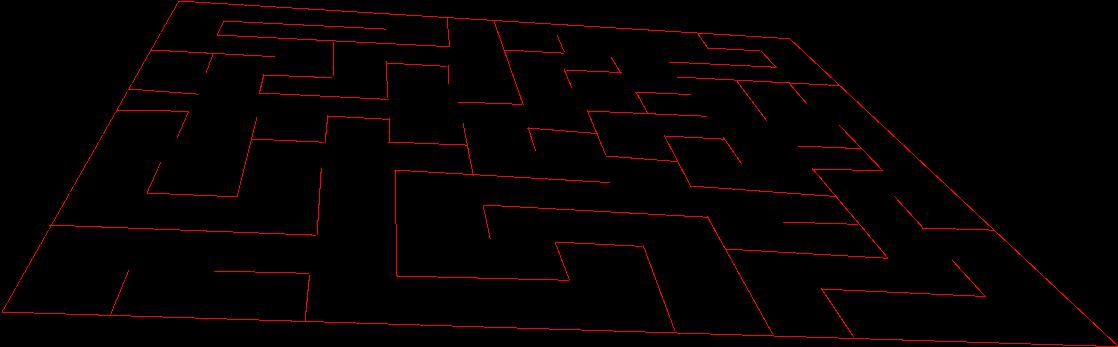
#> input picture MicroMouse/reconstructed_walls.jpg, 1118 x 347 px
$ python maze_corners_highlight.py
#> lines starting #> are read from the running program, lines starting #| are printed output that depends on the picture; after the words box and inside, x2 and y2 are one past the last pixel; in counts of white or black regions, pixels touching at a corner belong together
### MicroMouse/harris_corner_detection_method.py
import cv2
import numpy as np

img = cv2.imread('reconstructed_walls.jpg')
#> img is the input picture: shape (347, 1118, 3); mean B, G, R 1.7, 1.4, 6.2
gray_img = cv2.cvtColor(img, cv2.COLOR_BGR2GRAY)
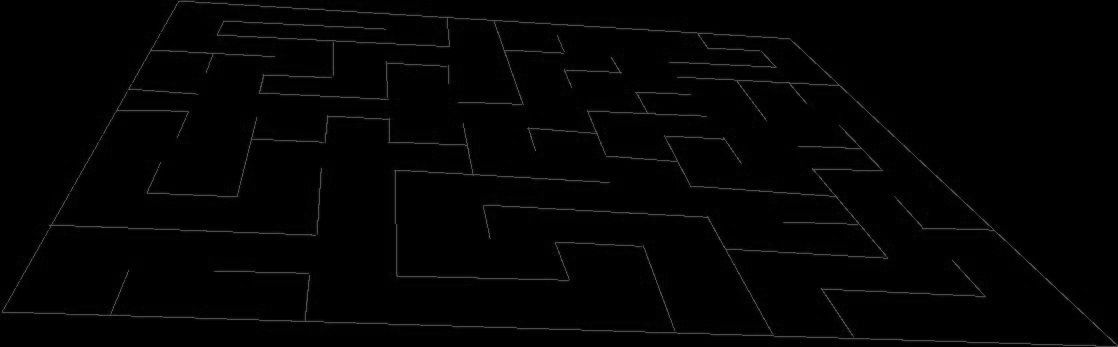
#> gray_img: shape (347, 1118); min 0, max 115, mean 2.9

# Harris corner detection

corners = cv2.goodFeaturesToTrack(gray_img, maxCorners=500, qualityLevel=0.001, minDistance=1, useHarrisDetector=True, k= 0.1)
#> corners = 305 rows, first 8: [263, 75], [129, 89], [723, 138], [395, 170], [528, 128], [327, 116], [821, 288], [449, 19]
corners = np.int0(corners)
count = 0
corners_coords = []
for c in corners:
       corners_coords.append(c)
       count += 1
       x, y = c.ravel()
       cv2.circle(img, center=(x, y), radius=2, color=(0, 255, 0), thickness=-1, )
#> this loop made 305 passes
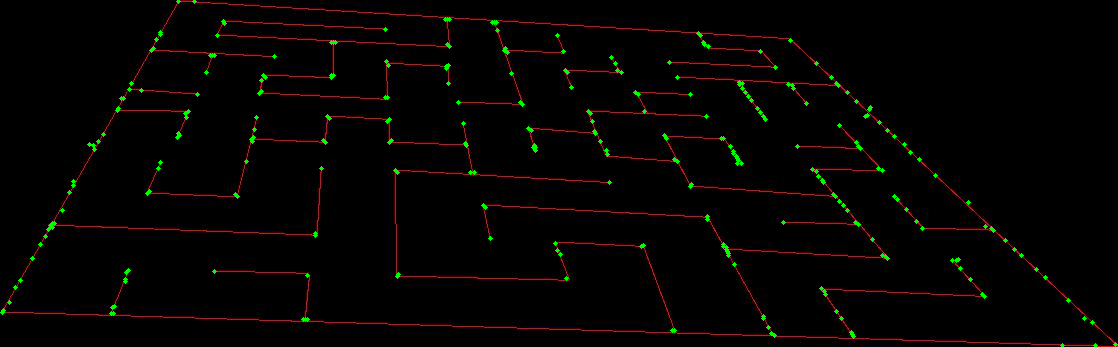
#> img: shape (347, 1118, 3); 0.93% of pixels changed, all inside (x1, y1, x2, y2) = (0, 0, 1118, 347)
#> after the loop, corners_coords = 305 items, first 6: [[263, 75]], [[129, 89]], [[723, 138]], [[395, 170]], [[528, 128]], [[327, 116]]; count = 305


for corner in corners:
    x, y = corner.ravel()
    cv2.circle(img, (x, y), radius=2, color=(0, 255, 0), thickness=-1)

# Save the image with marked corners
cv2.imwrite('walls_with_corners_harris_initial_pass.jpg', img)
# [7 lines of commented-out code are left out]

### MicroMouse/convex_hull.py
from harris_corner_detection_method import corners_coords, corners
import cv2
import numpy as np
import math


def dist(p1, p2):
    x1, x2, y1, y2 = *p1, *p2
    d = ((x2 - x1) ** 2) + ((y2 - y1) ** 2)
    d = math.sqrt(d)
    return d


def orentation(p1, p2, p3):
    x1, y1, x2, y2, x3, y3 = *p1, *p2, *p3
    a = (y3 - y2) * (x2 - x1) - (y2 - y1) * (x3 - x2)
    # if a > 120:
        # return -1
    if a > 80:
        return 1
    return -1


def gift_wrapping(points):
    # Convert the points to a list of NumPy arrays
    points = [point[0] for point in points]
#> points = 305 pairs, first value 2 to 1115, second value 1 to 345

    # Find the point with the minimum x-coordinate
    on_hull = min(points, key=lambda p: p[0])
#> on_hull = [2, 312]

    hull = []
    while True:
        hull.append(on_hull)
        next_point = points[0]
        for point in points:
            o = orentation(on_hull, next_point, point)
            dist_comparison = (dist(on_hull, point) > dist(on_hull, next_point))
            if (next_point == on_hull).all() or o == 1 or (o == 0 and dist_comparison):
                next_point = point
        on_hull = next_point
        if np.array_equal(on_hull, hull[0]):
            break
#> this loop made 10 passes


    return hull


convex_hull = gift_wrapping(corners_coords)

img = cv2.imread('reconstructed_walls.jpg')
count = 0
for i in convex_hull:
       count += 1
       x, y = i.ravel()
       cv2.circle(img, center=(x, y), radius=2, color=(0, 255, 0), thickness=-1)
#> this loop made 10 passes
#> i on passes 1 to 10: [2, 312], [1062, 345], [1115, 344], [1092, 322], [870, 107], [790, 40], [698, 33], [194, 1], [178, 1], [89, 144]

# Mark the points on the original image
for point in convex_hull:
    x, y = point.astype(int)
    cv2.circle(img, (x, y), radius=5, color=(0, 255, 0), thickness=-1)
#> this loop made 10 passes
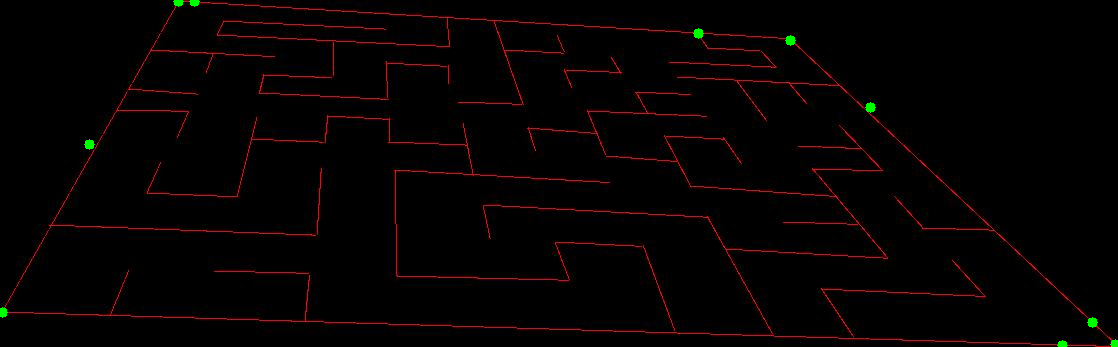
#> img: shape (347, 1118, 3); mean B, G, R 1.7, 1.8, 6.1

# Draw lines connecting the points
hull_points = np.array(convex_hull, dtype=np.int32)
# cv2.polylines(img, [hull_points], isClosed=True, color=(0, 255, 0), thickness=2)

# Save the image
cv2.imwrite('walls_with_hull_points.jpg', img)


# cv2.imshow('Maze with Corners', img)
#
# cv2.waitKey(0)
# print(count)

### MicroMouse/maze_corners_highlight.py
from convex_hull import convex_hull
import cv2
import numpy as np
import math

# Load your image
image = cv2.imread('reconstructed_walls.jpg')  # Replace 'your_image.jpg' with your image path

# Your list of coordinates
coordinates = convex_hull

# Convert the list of coordinates to a NumPy array
points = np.array(coordinates)

# Fit the quadrilateral (4-sided polygon) around the points
if len(points) == 4:
    # If there are exactly 4 points, assume they form a quadrilateral
    quad = points
else:
    # If there are more than 4 points, you can use some method to find the 4 corners of the quadrilateral
    # For example, you can use the convex hull to find the outermost points and fit a quadrilateral around them
    hull = cv2.convexHull(points, returnPoints=False)
    indices = hull.squeeze()
    quad = points[indices]

# Draw the quadrilateral in white on the image
# cv2.polylines(image, [quad], isClosed=True, color=(255, 255, 255), thickness=2)  # Draw the quadrilateral in white

# Display the image with the quadrilateral
# cv2.imshow('Image with Quadrilateral', image)
# cv2.waitKey(0)
# cv2.destroyAllWindows()

i = 0
while i < len(quad) - 1:
    x1, y1 = quad[i]
    x2, y2 = quad[i + 1]
    d = (x2 - x1) ** 2 + (y2 - y1) ** 2
    d = math.sqrt(d)
    if d <= 80:
        quad = np.delete(quad, i+1, axis=0)
    else:
        i += 1
#> this loop made 8 passes

cv2.polylines(image, [quad], isClosed=True, color=(255, 255, 255), thickness=2)  # Draw the quadrilateral in white
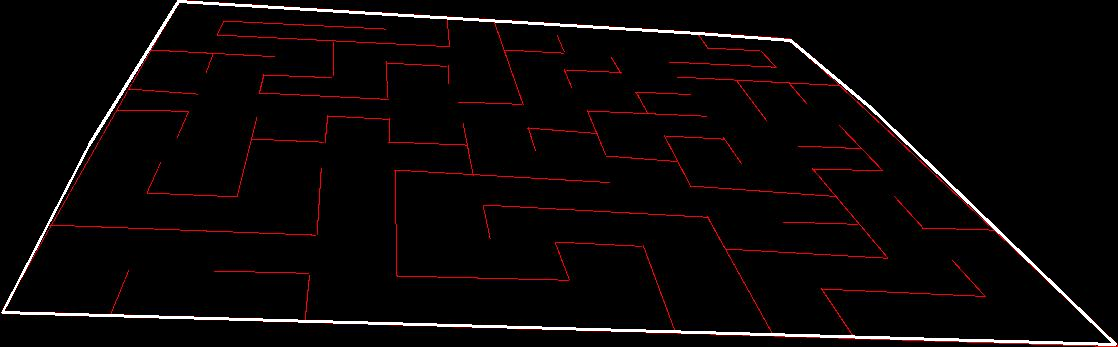
#> image: shape (347, 1118, 3); 1.96% of pixels changed, all inside (x1, y1, x2, y2) = (1, 0, 1117, 346)
print(len(quad))
#| 7

# Display the image with the quadrilateral
cv2.imshow('Image with Quadrilateral', image)
cv2.waitKey(0)
cv2.destroyAllWindows()
cv2.imwrite('walls_with_edges_corners_in_white.jpg', image)
